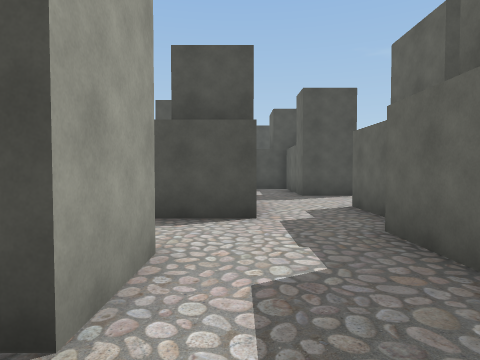
View 1 (above)

17 first-person views from a walk through a 3-D level made in the Unity game engine. The camera is 1.5 m above the floor, tilts 2° down and sees 75° across. The floor is counted in squares, 2 m on a side. Each view is taken from the middle of a square. On the plan, view 1 faces up. The plan holds only what a view shows up to about 10 squares ahead; the rest is blank. The place goes on beyond the plan. The player is left out.

View 2
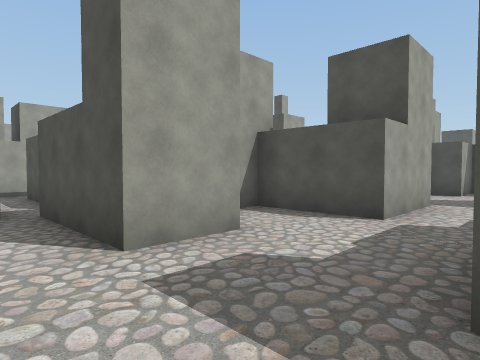

View 3
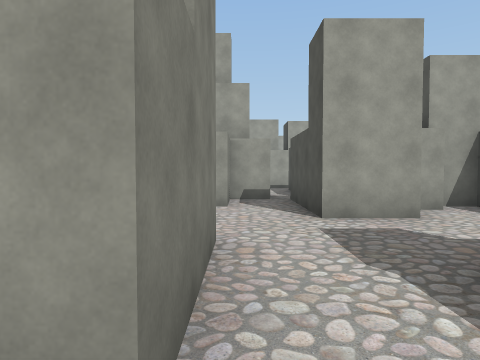

View 4
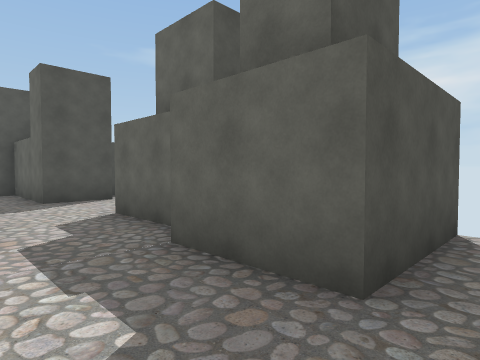

View 5
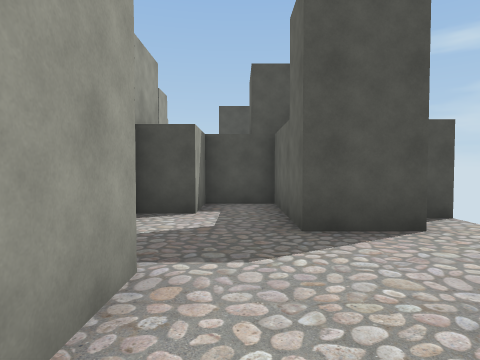

View 6
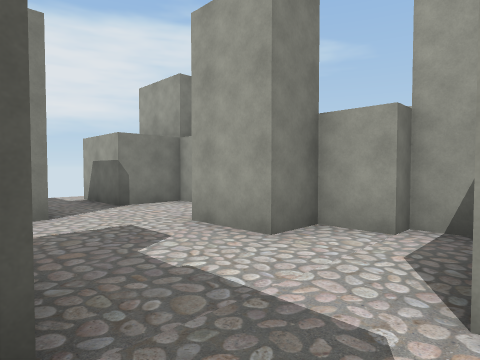

View 7
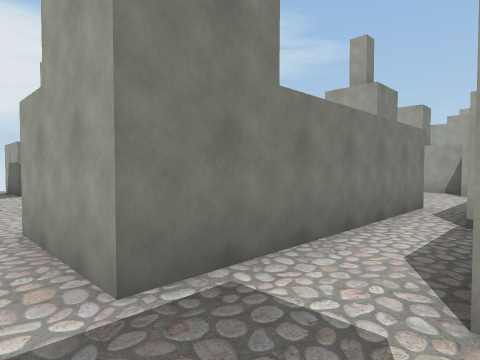

View 8
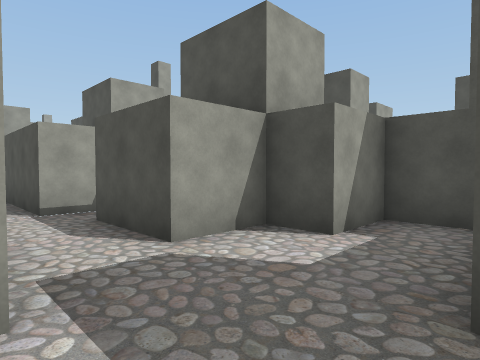

View 9
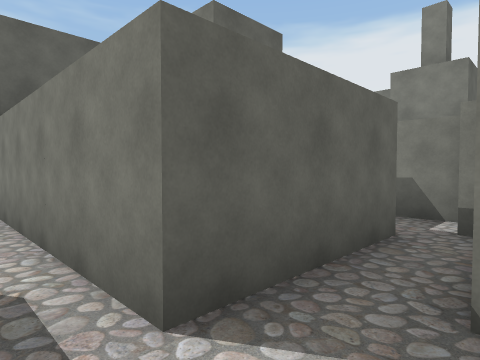

View 10
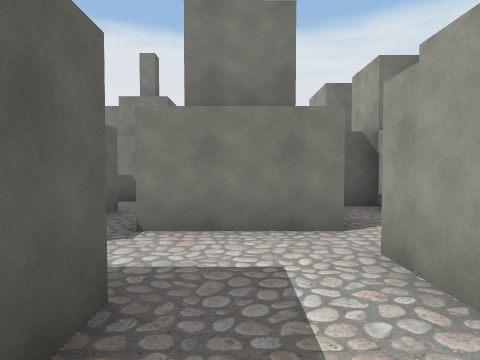

View 11
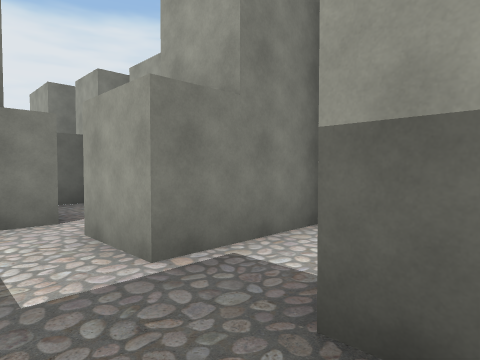

View 12
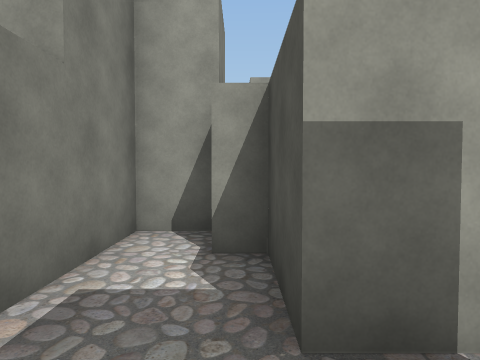

View 13
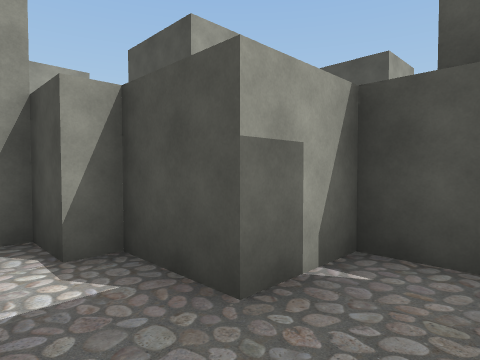

View 14
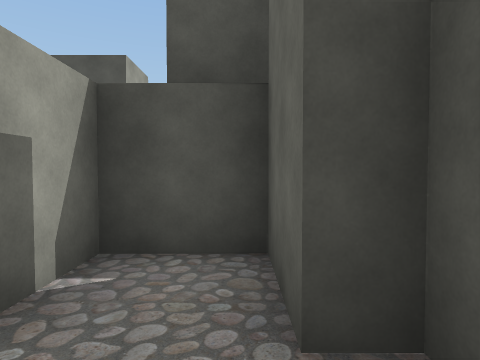

View 15
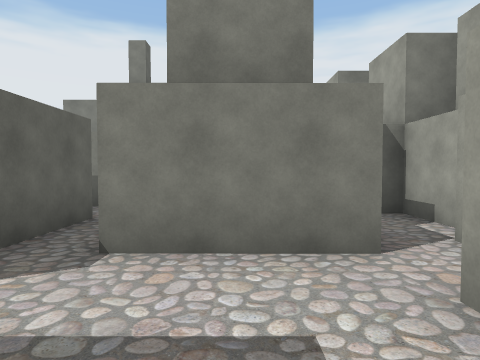

View 16
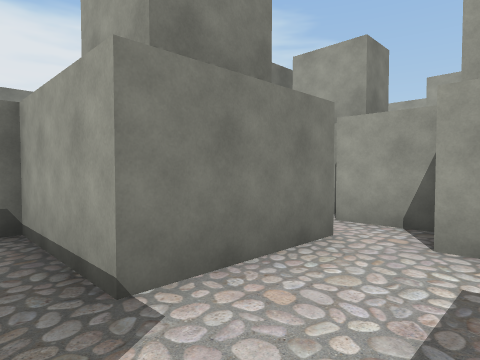

View 17
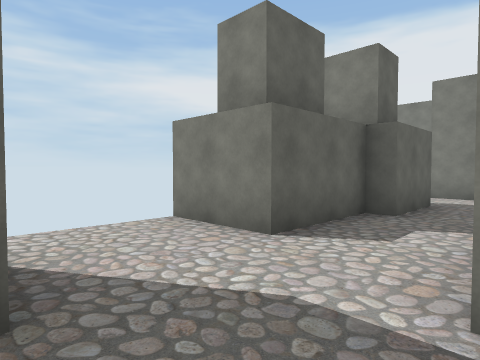

### Floor plan
Ten units are one square. View 1 is at (0, 0); x grows to the right and y downward. Boxes are objects, and circles mark ways between rooms. Rooms are numbered by the first view taken in them; rooms with no view inside come last. Other rooms are left out.
<svg viewBox="-122 -123 171 153">
<path fill="none" stroke="#000" d="M6 2 33 2M35 -17 18 -17 18 -38 22 -38 22 -63M-37 -9 -37 2M-32 2 -23 2 -23 12 -7 12M3 -73 3 -48 -23 -48 -23 -38 -18 -38 -18 -27 -7 -27 -7 -13 -38 -13M33 2 33 6M44 -17 35 -17M34 -88 18 -88 18 -118 3 -118 3 -103 -7 -103 -7 -88M22 -63 42 -63M44 -98 36 -98M-73 -82 -73 -103 -77 -103 -77 -118 -93 -118 -93 -103 -108 -103 -108 -98 -117 -98 -117 -88 -93 -88 -93 -72M-85 -63 -68 -63M-58 -73 -36 -73M-37 -83 -68 -83M-58 -41 -58 -73M-61 -27 -50 -27M-68 -63 -68 -38 -62 -38"/>
<circle cx="25" cy="-5" r="3" fill="#2a7"/>
<circle cx="15" cy="-55" r="3" fill="#2a7"/>
<circle cx="-70" cy="-75" r="3" fill="#2a7"/>
<circle cx="-60" cy="-55" r="3" fill="#2a7"/>
<text x="0" y="-20">1</text>
<text x="40" y="0">2</text>
<text x="20" y="-80">3</text>
<text x="-90" y="-90">4</text>
<text x="-50" y="-80">5</text>
<text x="-60" y="-40">6</text>
</svg>
Room 1 opens to room 2. Room 1 opens to room 3. Room 4 opens to room 5. Room 5 opens to room 6.

Where each view was taken, in squares from view 1:
view 1: 0 up, 0 right, facing up
view 2: 0 up, 2 right, facing up-left
view 3: 0 up, 4 right, facing left
view 4: 1 up, 0 right, facing up-right
view 5: 5 up, 1 right, facing up
view 6: 5 up, 2 right, facing down-left
view 7: 9 up, 1 right, facing down-left
view 8: 7 up, 2 right, facing up-left
view 9: 8 up, 7 left, facing down-right
view 10: 10 up, 8 left, facing down
view 11: 11 up, 8 left, facing down-left
view 12: 10 up, 8 left, facing left
view 13: 9 up, 8 left, facing up-left
view 14: 9 up, 8 left, facing up
view 15: 9 up, 8 left, facing down
view 16: 8 up, 6 left, facing down-left
view 17: 9 up, 0 right, facing down-right
